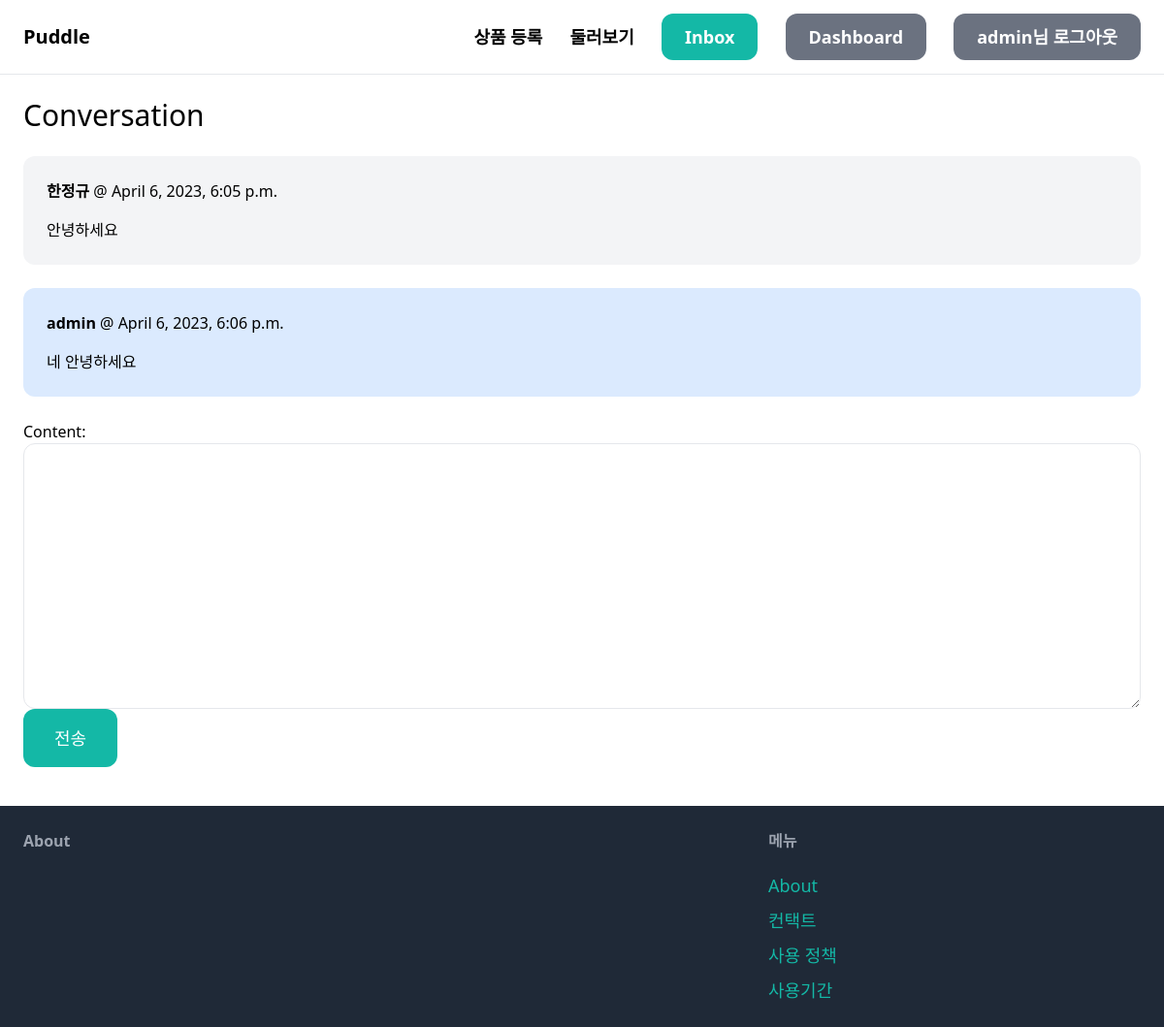
/inbox/26/ (signed in), run on the app's committed database.
### conversation/models.py (models this page shows)
class ConversationMessage(models.Model):
    conversation = models.ForeignKey(Conversation, related_name='messages', on_delete=models.CASCADE)
    content = models.TextField()
    created_at = models.DateTimeField(auto_now_add=True)
    created_by = models.ForeignKey(User, related_name='created_messages', on_delete=models.CASCADE)

### conversation/views.py (the view)
# urls.py: path('<int:pk>/', views.detail, name='detail'),
@login_required
def detail(request, pk):
    conversation = Conversation.objects.filter(members__in=[request.user.id]).get(pk=pk)
    if request.method == 'POST':
        form = ConversationMessageForm(request.POST)
        if form.is_valid():
            conversation_message = form.save(commit=False)
            conversation_message.conversation = conversation
            conversation_message.created_by = request.user
            conversation_message.save()
            conversation_message.save()
            return redirect('conversation:detail', pk=pk)
    else:
        form = ConversationMessageForm()
    return render(request, 'conversation/detail.html',{
        'conversation': conversation,
        'form': form
    })

### conversation/forms.py
class ConversationMessageForm(forms.ModelForm):
    class Meta:
        model = ConversationMessage
        fields = ('content',)
        widgets = {
            'content': forms.Textarea(attrs={
                'class':'w-full py-4 px-6 rounded-xl border'
            })
        }

### conversation/templates/conversation/detail.html (shortened to what this page needs)
{% extends 'core/base.html' %}
{% block content %}
<h1 class="mb-6 text-3xl">Conversation</h1>
<div class="space-y-6">
    {% for message in conversation.messages.all %}
        <div class="p-6 flex {% if message.created_by == request.user %}bg-blue-100{% else %}bg-gray-100{% endif %} rounded-xl">
            <div>
                <p class="mb-4"><strong>{{ message.created_by.username }}</strong> @ {{ message.created_at }}</p>
                <p>{{ message.content }}</p>
            </div>
        </div>
    {% endfor %}
</div>
<form method="post" action="." class="mt-6">
    {{ form.as_p }}
    <button class="py-4 px-8 text-lg bg-teal-500 hover:bg-teal-700 rounded-xl text-white">전송</button>
</form>
{% endblock %}

### core/templates/core/base.html (shortened to what this page needs)
<html lang="en">
<head>
    <script src="https://cdn.tailwindcss.com"></script>
</head>
<body>
    <nav class="py-6 px-6 flex justify-between items-center border-b border-gray-200">
        <a href="/" class="text-xl font-semibold">Puddle</a>
       <div class="space-x-6">
            <a href="{% url 'item:new' %}" class="text-lg font-semibold hover:text-gray-500">상품 등록</a>
            <a href="{% url 'item:items' %}" class="text-lg font-semibold hover:text-gray-500">둘러보기</a>
            {% if request.user.is_authenticated %}
                <a href="{% url 'conversation:inbox' %}" class="px-6 py-3 text-lg font-semibold bg-teal-500 text-white rounded-xl hover:bg-teal-700">Inbox</a>
                <a href="{% url 'dashboard:index' %}" class="px-6 py-3 text-lg font-semibold bg-gray-500 text-white rounded-xl hover:bg-gray-700">Dashboard</a>
                <a href="{% url 'core:logout' %}" class="px-6 py-3 text-lg font-semibold bg-gray-500 text-white rounded-xl hover:bg-gray-700">{{ user.username }}님 로그아웃</a>
            {% else %}
                <a href="{% url 'core:signup' %}" class="px-6 py-3 text-lg font-semibold bg-teal-500 text-white rounded-xl hover:bg-teal-700">회원가입</a>
                <a href="{% url 'core:login' %}" class="px-6 py-3 text-lg font-semibold bg-gray-500 text-white rounded-xl hover:bg-gray-700">로그인</a>
            {% endif %}
       </div>
    </nav>
    <div class="px-6 py-6">
        {% block content %}
        {% endblock %}
    </div>
    <footer class="py-6 px-6 flex justify-between bg-gray-800">
        <div class="w-2/3 pr-10">
            <h3 class="mb-5 font-semibold text-gray-400">About</h3>
        </div>
        <div class="w-1/3">
            <h3 class="mb-5 font-semibold text-gray-400">메뉴</h3>
            <ul class="space-y-2">
                <li><a href="#" class="text-lg text-teal-500 hover:text-teal-700">About</a></li>
                <li><a href="{% url 'core:contact' %}" class="text-lg text-teal-500 hover:text-teal-700">컨택트</a></li>
                <li><a href="#" class="text-lg text-teal-500 hover:text-teal-700">사용 정책</a></li>
                <li><a href="#" class="text-lg text-teal-500 hover:text-teal-700">사용기간</a></li>
            </ul>
        </div>
    </footer>
</body>
</html>

### data on the page
ConversationMessage: created_by.username "한정규", created_at "April 6, 2023, 6:05 p.m.", content "안녕하세요"
ConversationMessage: created_by.username "admin", created_at "April 6, 2023, 6:06 p.m.", content "네 안녕하세요"

### other printed values
{{ user.username }} "admin"
